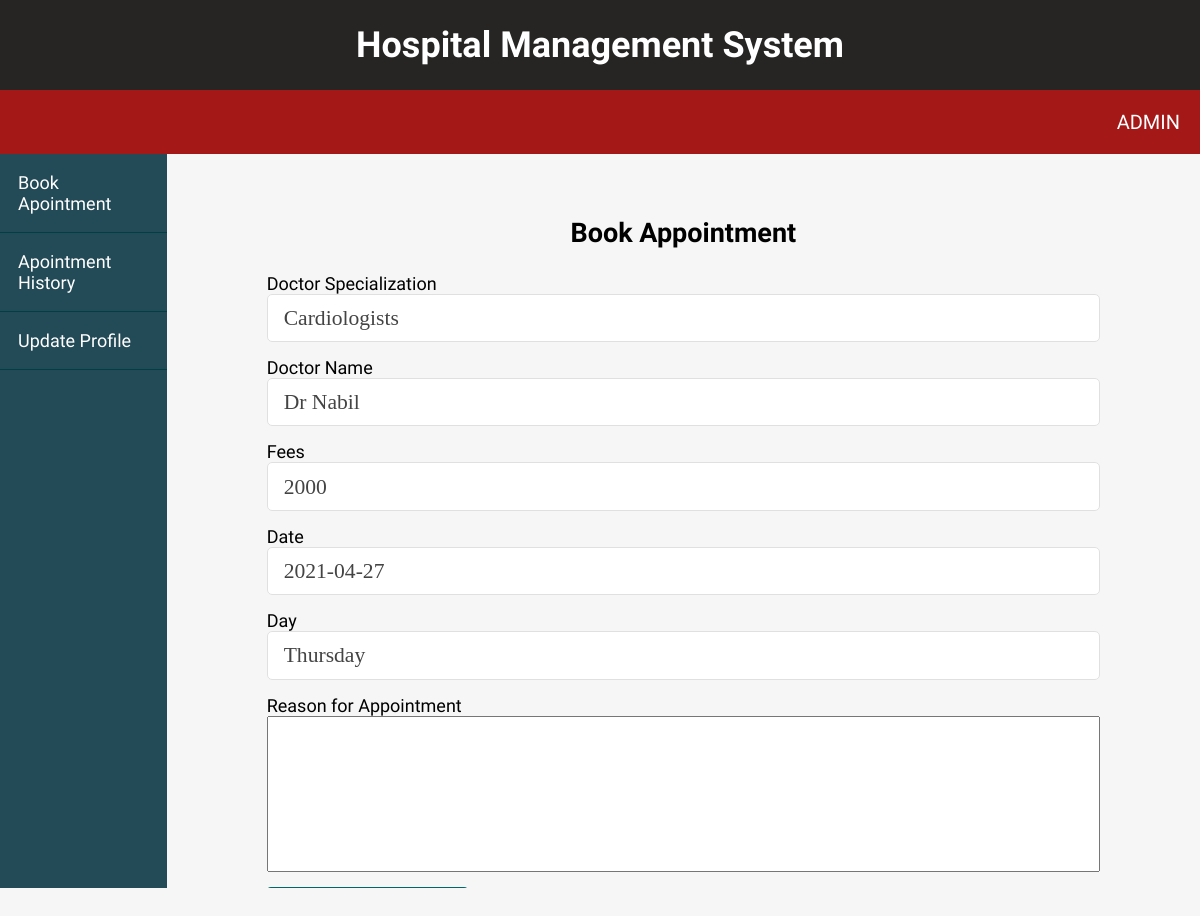
Screenshot of /patient/book-appointment.php?bookid=22 (signed in) with the database file from the repository.
### tables this page shows
CREATE TABLE `doctors` (
  `id` int(11) NOT NULL,
  `username` varchar(255) NOT NULL,
  `email` varchar(255) NOT NULL,
  `password` varchar(255) NOT NULL,
  `specialization` varchar(255) NOT NULL,
  `fees` text NOT NULL,
  `phone` varchar(255) NOT NULL,
  `gender` varchar(255) NOT NULL,
  `date` varchar(255) NOT NULL,
  `day` varchar(255) NOT NULL,
  `stime` varchar(255) NOT NULL,
  `etime` varchar(255) NOT NULL,
  `status` varchar(255) NOT NULL
);

### controls/Database.php (called while the page is built, shortened)
<?php
    class Database{
        private $host = 'localhost';
        private $user = 'root';
        private $password = '';
        private $dbname = 'hms';
        public $connection;
        public function __construct()
        {
            $this->connection = new mysqli($this->host,$this->user,$this->password,$this->dbname);
            if($this->connection->connect_error)
            {
                echo "Connection failed";
            }
            else{
                return $this->connection;
            }
        }
        public function displayRecordById($editid,$table)
        {
            $sql = "SELECT * FROM $table WHERE id ='$editid'";
            $result = $this->connection->query($sql);
            if($result->num_rows==1){
                $row = $result->fetch_assoc();
                return $row;
            }
        }
    }
?>

### patient/book-appointment.php (the view, shortened to what this page needs)
<?php include "../controls/Database.php" ?>
<?php
  $db = new Database();
?>
<!DOCTYPE html>
<html lang="en">
  <head>
    <link rel="stylesheet" href="../css/admin-nav.css" />
    <link rel="stylesheet" href="../css/admin.css" />
  </head>
  <body>
    <header class="header-area">
      <div class="title">
        <h1>Hospital Management System</h1>
      </div>
      <div class="navigation">
        <nav class="menu">
          <ul>
            <li>
              <a href="dashboard.php"><?php echo $_SESSION['username'];?></a>
            </li>
          </ul>
        </nav>
      </div>
    </header>
    <?php $uid = $_SESSION['id']; ?>
    <div class="admin-wrapper">
      <div class="left-sidebar">
        <ul>
        <li><a href="filter.php">Book Apointment</a></li>
          <li><a href="appointment-history.php">Apointment History</a></li>
          <li><a href="update-profile.php?editid=<?php echo $uid; ?>">Update Profile</a></li>
        </ul>
      </div>
      <div class="admin-content">
        <div class="content">
          <h2 class="page-title">Book Appointment</h2>
          <?php
            $editid = $_REQUEST['bookid'];
            $myrecord = $db->displayRecordById($editid,"doctors");
          ?>
          <form action="" method="POST">
          <div>
              <label>Doctor Specialization</label>
              <input type="text" name="specialization" value="<?php echo $myrecord['specialization']; ?>"  class="text-input" readonly/>
            </div>
            <div>
              <label>Doctor Name</label>
              <input type="text" name="username" value="<?php echo $myrecord['username']; ?>"  class="text-input" readonly/>
            </div>
            <div>
                  <label>Fees</label>
                  <input type="text" name="fees" value="<?php echo $myrecord['fees']; ?>"  class="text-input" readonly/>
            </div>
            <div>
              <label>Date</label>
              <input type="text" name="date" class="text-input" value="<?php echo $myrecord['date']; ?>" readonly/>
            </div>
            <div>
              <label>Day</label>
              <input type="text" name="day" class="text-input" value="<?php echo $myrecord['day']; ?>" readonly/>
            </div>
              <div>
                <label for="">Reason for Appointment</label>
                <textarea name="reason" id="" cols="30" rows="10" class="reasontext"></textarea>
              </div>
            <div>
              <button type="submit" name="book" class="btn btn-big">Book Appointment</button>
            </div>
          </form>
        </div>
      </div>
    </div>
  </body>
</html>

### css/admin-nav.css (style rules this page uses)
* { box-sizing: border-box; }
body { margin: 0; padding: 0; font-size: 18px; font-family: "B612", sans-serif; }
.title { text-align: center; background-color: rgb(39, 36, 36); overflow: hidden; color: #fff; }
.navigation { background-color: rgb(165, 24, 24); }
.menu ul { margin: 0; padding: 0; list-style: none; }
.menu ul li { float: right; position: relative; }
.menu ul:after { content: ""; display: block; clear: both; }
.menu ul li a { color: white; text-decoration: none; padding: 20px 20px; display: block; font-size: 20px; text-transform: uppercase; }

### css/admin.css (style rules this page uses)
* { box-sizing: border-box; }
html, body { height: 100%; padding: 0px; margin: 0px; background: #f6f6f6; font-family: "B612", sans-serif; }
a { text-decoration: none; color: #fff; }
.btn { padding: 0.5rem 1rem; background: #006669; color: white; border: 1px solid transparent; border-radius: 0.25rem; font-size: 1.08em; cursor: pointer; }
.btn-big { padding: 0.7rem 1.3rem; line-height: 1.3rem; }
.text-input { padding: 0.7rem 1rem; display: block; width: 100%; border-radius: 5px; border: 1px solid #e0e0e0; outline: none; color: #444; line-height: 1.5rem; font-size: 1.2em; font-family: "Lora", serif; }
header { background: #01474a; }
.admin-wrapper { display: flex; height: calc(100% - 66px); }
.admin-wrapper .left-sidebar { flex: 2; height: 100%; background: #234a57; }
.admin-wrapper .left-sidebar ul { list-style: none; margin: 0px; padding: 0px; color: aliceblue; }
.admin-wrapper .left-sidebar ul li a { padding: 18px; display: block; border-bottom: 1px solid #004044; }
.admin-wrapper .admin-content { flex: 10; height: 100%; padding: 40px 100px 100px; overflow-y: scroll; }
.admin-content .page-title { text-align: center; margin-bottom: 1.5rem; }
form div { margin-bottom: 15px; }
.reasontext { display: block; width: 100%; resize: none; }

### rows the page displays
doctors: specialization "Cardiologists", username "Dr Nabil", fees "2000", date "2021-04-27", day "Thursday"

### other values shown
$_SESSION['username'] "ADMIN"
